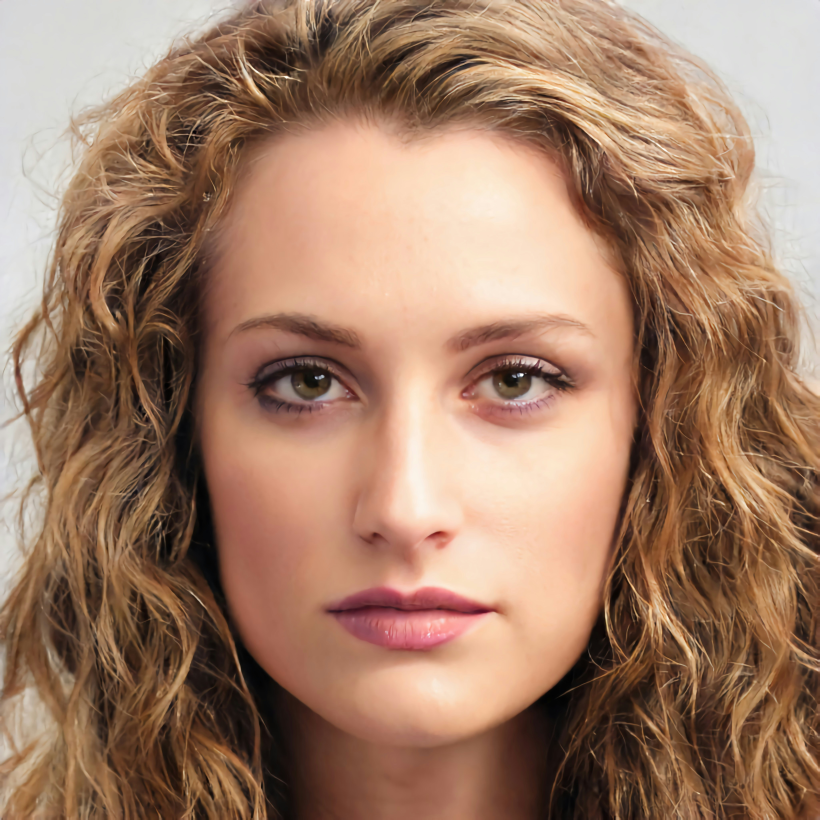
#> input picture AI_Lip_sync/face.jpg, 4096 x 4096 px, found by its file name (shown at 1/5 size)
$ jupyter execute experiment.ipynb   (shell and % lines are left out)
#> lines starting #> are read from the running program, lines starting #| are printed output that depends on the picture
[cell 1]
from PIL import Image

# Load the image
img = Image.open("wav2lip-onnx-256/face.jpg")
#> img is the input picture: PIL image 4096x4096 RGB; mean R, G, B 160.5, 125.1, 102.9

# Resize to 256x256
resized_img = img.resize((256, 256))
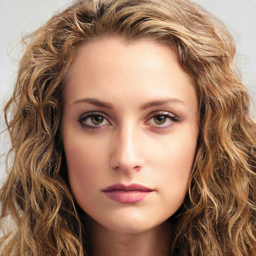
#> resized_img: PIL image 256x256 RGB; mean R, G, B 160.5, 125.1, 102.9

# Save the resized image
resized_img.save("face_256.jpg")
print("Image resized and saved as face_256.jpg")

[cell 2]
import cv2
import numpy as np
img = cv2.imread("wav2lip-onnx-256/face.jpg")
#> img: shape (4096, 4096, 3)
img = cv2.resize(img, (256, 256))          # Resize to W=256, H=256
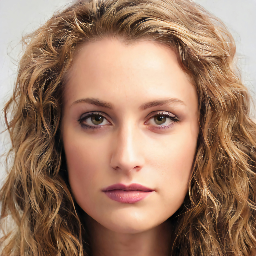
#> img: shape (256, 256, 3); mean B, G, R 103.1, 125.3, 160.6
img = cv2.cvtColor(img, cv2.COLOR_BGR2RGB) # Convert to RGB
img = img.astype(np.float32) / 255.0       # Normalize if needed
img = np.transpose(img, (2, 0, 1))         # Change to (C, H, W)
img = np.expand_dims(img, axis=0)          # Add batch dimension
